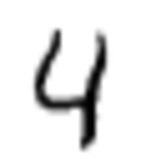
#> input picture Resources/4.png, 141 x 168 px
$ python '24. contours.py'
#> lines starting #> are read from the running program, lines starting #| are printed output that depends on the picture; after the words box and inside, x2 and y2 are one past the last pixel; in counts of white or black regions, pixels touching at a corner belong together
import cv2

img = cv2.imread("Resources/4.png")
#> img is the input picture: shape (168, 141, 3); min 0, max 255, mean 230.3
img_gray = cv2.cvtColor(img, cv2.COLOR_BGR2GRAY)
ret, thresh = cv2.threshold(img_gray, 150, 255, cv2.THRESH_BINARY)
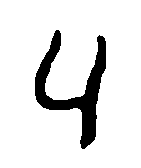
#> thresh: shape (168, 141); 89.2% white; 1 black region
contours, hierarchy = cv2.findContours(thresh, cv2.RETR_TREE, cv2.CHAIN_APPROX_NONE)
#> contours = 2 contours; box (x1, y1, x2, y2) and area: (0, 0, 141, 168) 23380, (34, 29, 107, 150) 2768
print(f"Number of contours: {str(len(contours))}")
#| Number of contours: 2

# -1 --> all contour coordinates. Can use 0,1,2 in place of -1 for diff results
cv2.drawContours(img, contours, -1, (255, 255, 0), 3)
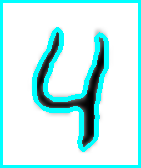
#> img: shape (168, 141, 3); 16.93% of pixels changed, all inside (x1, y1, x2, y2) = (0, 0, 141, 168)

cv2.imshow("Original", img)
cv2.imshow("Thresh", thresh)
cv2.waitKey(0)
cv2.destroyAllWindows()

$ run again, with Resources/chess.png copied over Resources/4.png
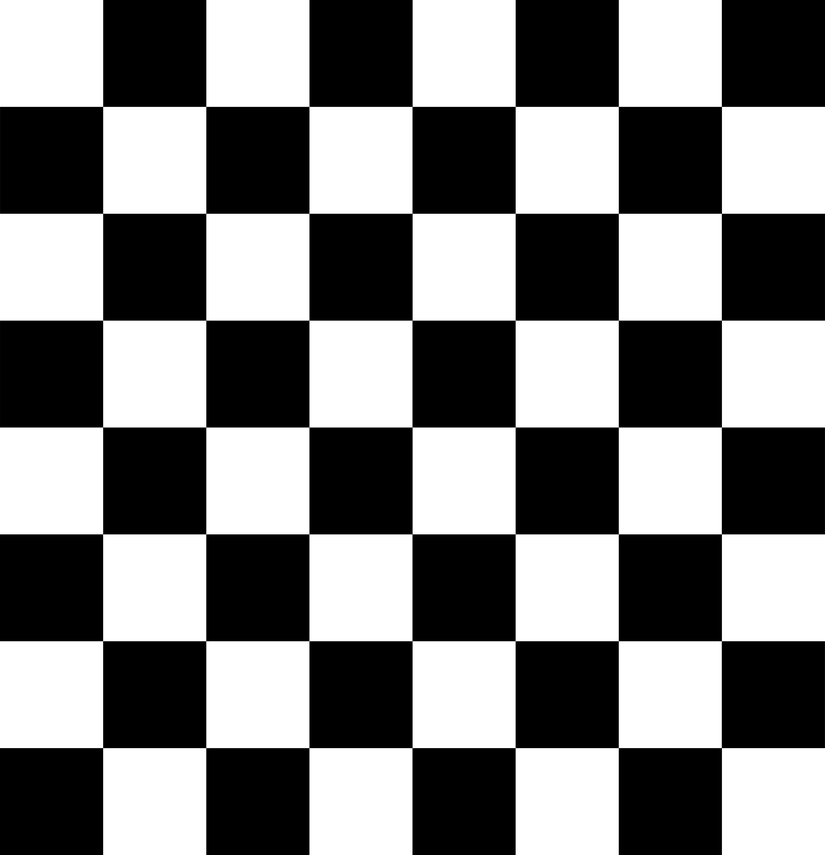
#> input picture Resources/chess.png, 825 x 855 px, shrunk from 3595 x 3723 before the run
#> img is the input picture: shape (855, 825, 3); min 0, max 255, mean 127.5
#> thresh: shape (855, 825); 49.8% white; 10 white regions
#> contours = 11 contours; largest, box (x1, y1, x2, y2) and area: (413, 0, 825, 427) 86811, (413, 428, 825, 855) 86291, (0, 0, 309, 427) 64770, (0, 428, 309, 855) 53957, (618, 106, 723, 215) 11230
#| Number of contours: 11
#> `cv2.drawContours(img, contours, -1, (255, 255, 0), 3)`:
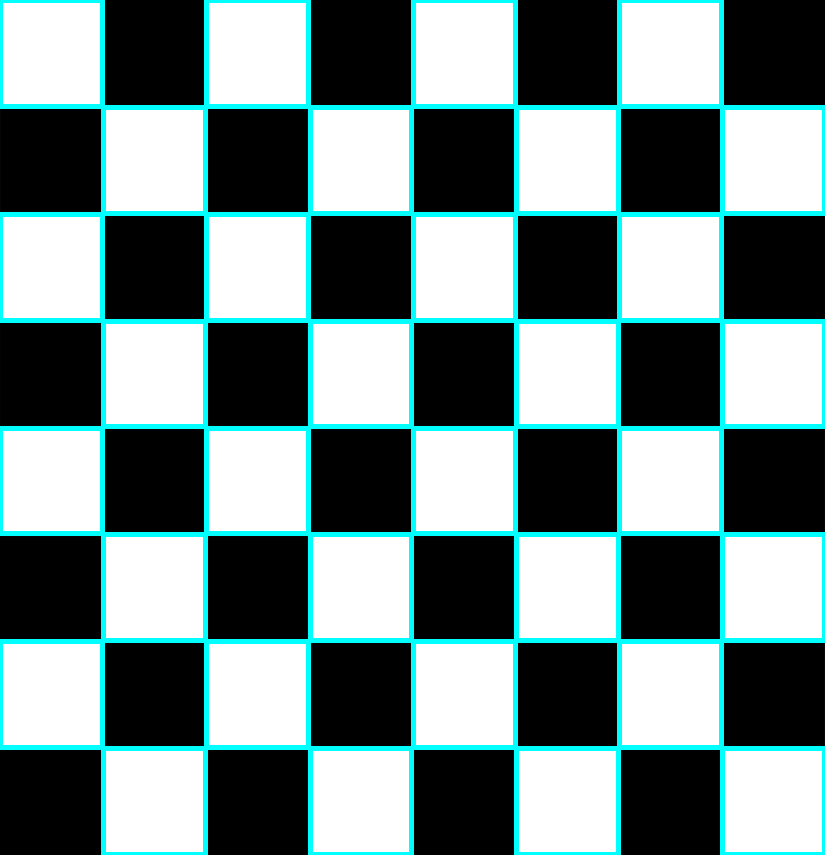
#> img: shape (855, 825, 3); 8.83% of pixels changed, all inside (x1, y1, x2, y2) = (0, 0, 825, 855)
